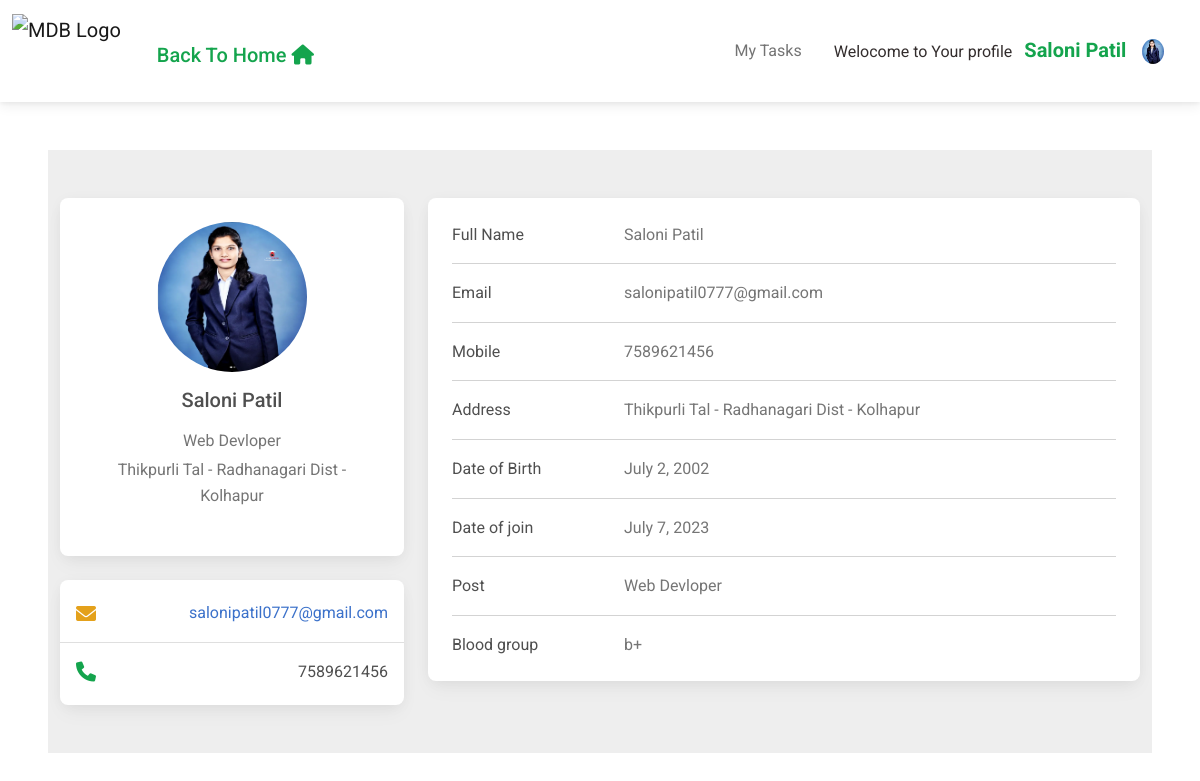
Screenshot of /userprofile/ (signed in) with the database file from the repository.
### customadmin/models.py (models this page shows, shortened)
class Employee(models.Model):
    emp_name = models.CharField(max_length=100,null=True)
    user = models.OneToOneField(User, on_delete=models.CASCADE,null=False)
    email=models.EmailField(max_length=100)
    password = models.CharField(max_length=100)
    mobile = models.CharField(max_length=10)
    date_of_join=models.DateField(auto_now_add=False ,null=True,blank=True)
    date_of_birth = models.DateField(auto_now_add=False ,null=True,blank=True)
    post=models.CharField(max_length=100)
    address=models.CharField(max_length=500)
    blood_group=models.CharField(max_length=10)
    image = models.ImageField(upload_to='pics/',default='profile1.jpg')
    def __str__(self):
        return self.emp_name

### app/views.py (the view)
# urls.py: path('userprofile/',views.userprofile,name='userprofile'),
@login_required(login_url='emplogin')
def userprofile(request):
    user = get_object_or_404(User, email=request.user.email)
    employee = get_object_or_404(Employee, user=user)
    context={
        'employee': employee
    }
    return render(request,'userprofile.html',context)

### templates/userprofile.html (shortened to what this page needs)
<!DOCTYPE html>
<html lang="en">
  <head>
    <link
      href="https://cdnjs.cloudflare.com/ajax/libs/font-awesome/6.0.0/css/all.min.css"
      rel="stylesheet"
    />
    <link
      href="https://cdnjs.cloudflare.com/ajax/libs/mdb-ui-kit/6.4.0/mdb.min.css"
      rel="stylesheet"
    />
  </head>
  <body>
    <nav class="navbar navbar-expand-lg navbar-light bg-white sticky-top">
      <div class="container-fluid">
        <div class="collapse navbar-collapse" id="navbarSupportedContent">
          <a class="navbar-brand mt-2 mt-lg-0" href="{% url 'mytasks' %}">
            <img
              src="https://previews.123rf.com/images/glopphy/glopphy1511/glopphy151100012/47791517-teamwork-workers-and-employees-in-a-meeting-logo-vector-image.jpg"
              class="w-100"
              height="75"
              alt="MDB Logo"
              loading="lazy"
            />
          </a>
          <a href="{% url 'home' %}" class="text-decoration-none">
            <div class="h5 mt-3 text-success mx-3">
              Back To Home <i class="fa fa-home"></i>
            </div>
          </a>
          <ul class="navbar-nav ms-auto mb-2 mb-lg-0">
            <li class="nav-item me-3">
              <a class="nav-link" href="{% url 'mytasks' %}">My Tasks</a>
            </li>
            <li class="nav-item">
              <a class="nav-link text-dark"
                >Welocome to Your profile
                <span class="h5 fw-bold mx-2 text-success"
                  >{{employee}}</span
                ></a
              >
            </li>
          </ul>
        </div>
        <div class="d-flex align-items-center">
          <div class="dropdown me-4">
            <a
              class="dropdown-toggle d-flex align-items-center hidden-arrow"
              href="#"
              id="navbarDropdownMenuAvatar"
              role="button"
              data-mdb-toggle="dropdown"
              aria-expanded="false"
            >
              <img
                src="{{employee.image.url}}"
                class="rounded-circle"
                height="25"
                alt="Black and White Portrait of a Man"
                loading="lazy"
              />
            </a>
          </div>
        </div>
      </div>
    </nav>
    <div class="m-lg-5 m-3">
      <section style="background-color: #eee">
        <div class="container py-5">
          <div class="row">
            <div class="col-lg-4">
              <div class="card mb-4">
                <div class="card-body text-center">
                  <img
                    src="{{employee.image.url}}"
                    alt="avatar"
                    class="rounded-circle img-fluid"
                    style="width: 150px !important; height: 150px !important"
                  />
                  <h5 class="my-3">{{employee.emp_name}}</h5>
                  <p class="text-muted mb-1">{{employee.post}}</p>
                  <p class="text-muted mb-4">{{employee.address}}</p>
                </div>
              </div>
              <div class="card mb-4 mb-lg-0 py-1">
                <div class="card-body p-0">
                  <ul class="list-group list-group-flush rounded-3">
                    <li
                      class="list-group-item d-flex justify-content-between align-items-center p-3"
                    >
                      <i class="fas fa-envelope fa-lg text-warning"></i>
                      <a href="{{employee.email}}"><p class="mb-0">{{employee.email}}</p></a>
                    </li>
                    <li
                      class="list-group-item d-flex justify-content-between align-items-center p-3"
                    >
                      <i class="fas fa-phone fa-lg text-success"></i>
                      <p class="mb-0">{{employee.mobile}}</p>
                    </li>
                  </ul>
                </div>
              </div>
            </div>
            <div class="col-lg-8">
              <div class="card mb-4">
                <div class="card-body">
                  <div class="row">
                    <div class="col-sm-3">
                      <p class="mb-0">Full Name</p>
                    </div>
                    <div class="col-sm-9">
                      <p class="text-muted mb-0">{{employee.emp_name}}</p>
                    </div>
                  </div>
                  <hr />
                  <div class="row">
                    <div class="col-sm-3">
                      <p class="mb-0">Email</p>
                    </div>
                    <div class="col-sm-9">
                      <p class="text-muted mb-0">{{employee.email}}</p>
                    </div>
                  </div>
                  <hr />
                  <div class="row">
                    <div class="col-sm-3">
                      <p class="mb-0">Mobile</p>
                    </div>
                    <div class="col-sm-9">
                      <p class="text-muted mb-0">{{employee.mobile}}</p>
                    </div>
                  </div>
                  <hr />
                  <div class="row">
                    <div class="col-sm-3">
                      <p class="mb-0">Address</p>
                    </div>
                    <div class="col-sm-9">
                      <p class="text-muted mb-0">{{employee.address}}</p>
                    </div>
                  </div>
                  <hr />
                  <div class="row">
                    <div class="col-sm-3">
                      <p class="mb-0">Date of Birth</p>
                    </div>
                    <div class="col-sm-9">
                      <p class="text-muted mb-0">{{employee.date_of_birth}}</p>
                    </div>
                  </div>
                  <hr />
                  <div class="row">
                    <div class="col-sm-3">
                      <p class="mb-0">Date of join</p>
                    </div>
                    <div class="col-sm-9">
                      <p class="text-muted mb-0">{{employee.date_of_join}}</p>
                    </div>
                  </div>
                  <hr />
                  <div class="row">
                    <div class="col-sm-3">
                      <p class="mb-0">Post</p>
                    </div>
                    <div class="col-sm-9">
                      <p class="text-muted mb-0">{{employee.post}}</p>
                    </div>
                  </div>
                  <hr />
                  <div class="row">
                    <div class="col-sm-3">
                      <p class="mb-0">Blood group</p>
                    </div>
                    <div class="col-sm-9">
                      <p class="text-muted mb-0">{{employee.blood_group}}</p>
                    </div>
                  </div>
                </div>
              </div>
            </div>
          </div>
        </div>
      </section>
    </div>
  </body>
</html>

### rows the page displays
Employee: emp_name "Saloni Patil", image (picture), post "Web Devloper", address "Thikpurli Tal - Radhanagari Dist - Kolhapur", email "salonipatil0777@gmail.com", mobile "7589621456", date_of_birth "July 2, 2002", date_of_join "July 7, 2023", blood_group "b+"
